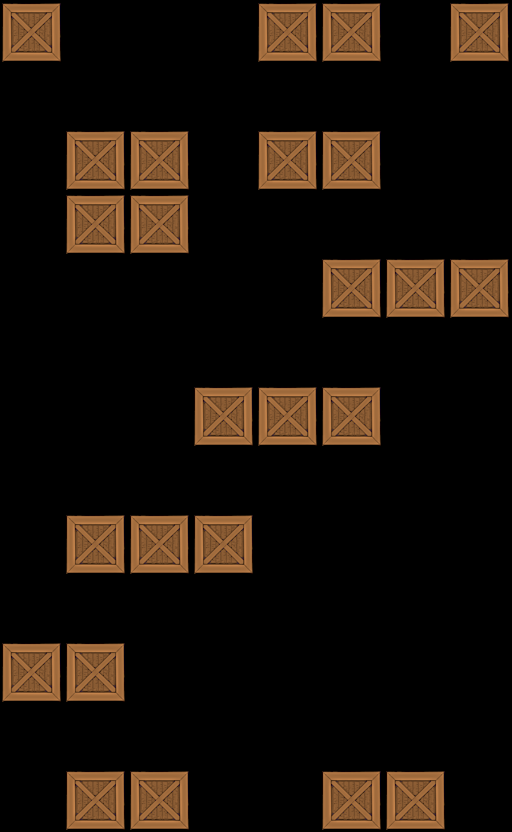

This game map was drawn from its Tiled (.tmx) file and the tilesets committed beside it. A one-line description and the trimmed map source follow:
An orthogonal 8x13 tile map with 64x64 px tiles, 1 tile layer (Tile Layer 1).

<map version="1.0" orientation="orthogonal" width="8" height="13" tilewidth="64" tileheight="64">
 <tileset firstgid="1" name="crate" tilewidth="64" tileheight="64">
  <image source="../../crate3.png" width="64" height="64" />
 </tileset>
 <layer name="Tile Layer 1" width="8" height="13">
  <data>[104 cells, 25 non-empty, 1 distinct tile ids]</data>
 </layer>
</map>
